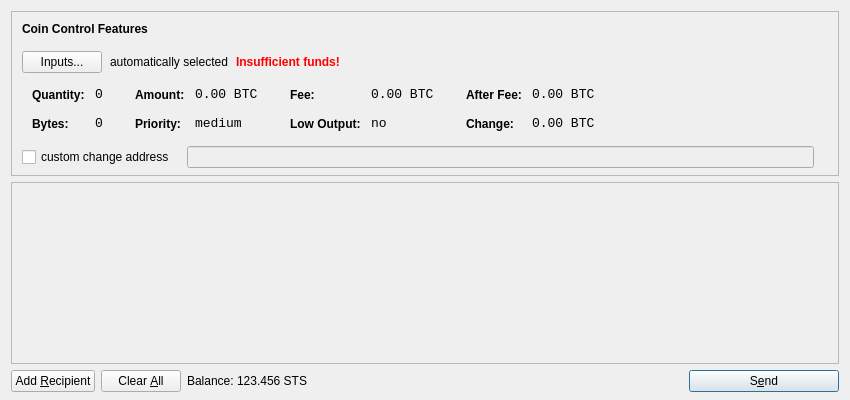
<?xml version="1.0" encoding="UTF-8"?>
<ui version="4.0">
 <class>SendCoinsDialog</class>
 <widget class="QDialog" name="SendCoinsDialog">
  <property name="geometry">
   <rect>
    <x>0</x>
    <y>0</y>
    <width>850</width>
    <height>400</height>
   </rect>
  </property>
  <property name="windowTitle">
   <string>Send Coins</string>
  </property>
  <layout class="QVBoxLayout" name="verticalLayout" stretch="0,1,0">
   <property name="bottomMargin">
    <number>8</number>
   </property>
   <item>
    <widget class="QFrame" name="frameCoinControl">
     <property name="sizePolicy">
      <sizepolicy hsizetype="Expanding" vsizetype="Expanding">
       <horstretch>0</horstretch>
       <verstretch>0</verstretch>
      </sizepolicy>
     </property>
     <property name="maximumSize">
      <size>
       <width>16777215</width>
       <height>16777215</height>
      </size>
     </property>
     <property name="frameShape">
      <enum>QFrame::StyledPanel</enum>
     </property>
     <property name="frameShadow">
      <enum>QFrame::Sunken</enum>
     </property>
     <layout class="QVBoxLayout" name="verticalLayoutCoinControl2">
      <property name="spacing">
       <number>-1</number>
      </property>
      <property name="leftMargin">
       <number>0</number>
      </property>
      <property name="topMargin">
       <number>0</number>
      </property>
      <property name="rightMargin">
       <number>0</number>
      </property>
      <property name="bottomMargin">
       <number>6</number>
      </property>
      <item>
       <layout class="QVBoxLayout" name="verticalLayoutCoinControl" stretch="0,0,0,0,1">
        <property name="spacing">
         <number>0</number>
        </property>
        <property name="leftMargin">
         <number>10</number>
        </property>
        <property name="topMargin">
         <number>10</number>
        </property>
        <item>
         <layout class="QHBoxLayout" name="horizontalLayoutCoinControl1">
          <property name="bottomMargin">
           <number>15</number>
          </property>
          <item>
           <widget class="QLabel" name="labelCoinControlFeatures">
            <property name="sizePolicy">
             <sizepolicy hsizetype="Preferred" vsizetype="Maximum">
              <horstretch>0</horstretch>
              <verstretch>0</verstretch>
             </sizepolicy>
            </property>
            <property name="font">
             <font>
              <weight>75</weight>
              <bold>true</bold>
             </font>
            </property>
            <property name="styleSheet">
             <string notr="true">font-weight:bold;</string>
            </property>
            <property name="text">
             <string>Coin Control Features</string>
            </property>
           </widget>
          </item>
         </layout>
        </item>
        <item>
         <layout class="QHBoxLayout" name="horizontalLayoutCoinControl2" stretch="0,0,0,0">
          <property name="spacing">
           <number>8</number>
          </property>
          <property name="bottomMargin">
           <number>10</number>
          </property>
          <item>
           <widget class="QPushButton" name="pushButtonCoinControl">
            <property name="styleSheet">
             <string notr="true"/>
            </property>
            <property name="text">
             <string>Inputs...</string>
            </property>
           </widget>
          </item>
          <item>
           <widget class="QLabel" name="labelCoinControlAutomaticallySelected">
            <property name="text">
             <string>automatically selected</string>
            </property>
            <property name="margin">
             <number>5</number>
            </property>
           </widget>
          </item>
          <item>
           <widget class="QLabel" name="labelCoinControlInsuffFunds">
            <property name="font">
             <font>
              <weight>75</weight>
              <bold>true</bold>
             </font>
            </property>
            <property name="styleSheet">
             <string notr="true">color:red;font-weight:bold;</string>
            </property>
            <property name="text">
             <string>Insufficient funds!</string>
            </property>
            <property name="margin">
             <number>5</number>
            </property>
           </widget>
          </item>
          <item>
           <spacer name="horizontalSpacerCoinControl">
            <property name="orientation">
             <enum>Qt::Horizontal</enum>
            </property>
            <property name="sizeHint" stdset="0">
             <size>
              <width>40</width>
              <height>1</height>
             </size>
            </property>
           </spacer>
          </item>
         </layout>
        </item>
        <item>
         <widget class="QWidget" name="widgetCoinControl" native="true">
          <property name="sizePolicy">
           <sizepolicy hsizetype="Preferred" vsizetype="Preferred">
            <horstretch>0</horstretch>
            <verstretch>0</verstretch>
           </sizepolicy>
          </property>
          <property name="minimumSize">
           <size>
            <width>0</width>
            <height>0</height>
           </size>
          </property>
          <property name="styleSheet">
           <string notr="true"/>
          </property>
          <layout class="QHBoxLayout" name="horizontalLayoutCoinControl5">
           <property name="margin">
            <number>0</number>
           </property>
           <item>
            <layout class="QHBoxLayout" name="horizontalLayoutCoinControl3" stretch="0,0,0,1">
             <property name="spacing">
              <number>20</number>
             </property>
             <property name="topMargin">
              <number>0</number>
             </property>
             <property name="bottomMargin">
              <number>10</number>
             </property>
             <item>
              <layout class="QFormLayout" name="formLayoutCoinControl1">
               <property name="horizontalSpacing">
                <number>10</number>
               </property>
               <property name="verticalSpacing">
                <number>14</number>
               </property>
               <property name="leftMargin">
                <number>10</number>
               </property>
               <property name="topMargin">
                <number>4</number>
               </property>
               <property name="rightMargin">
                <number>6</number>
               </property>
               <item row="0" column="0">
                <widget class="QLabel" name="labelCoinControlQuantityText">
                 <property name="styleSheet">
                  <string notr="true">font-weight:bold;</string>
                 </property>
                 <property name="text">
                  <string>Quantity:</string>
                 </property>
                 <property name="margin">
                  <number>0</number>
                 </property>
                </widget>
               </item>
               <item row="0" column="1">
                <widget class="QLabel" name="labelCoinControlQuantity">
                 <property name="font">
                  <font>
                   <family>Monospace</family>
                   <pointsize>10</pointsize>
                  </font>
                 </property>
                 <property name="cursor">
                  <cursorShape>IBeamCursor</cursorShape>
                 </property>
                 <property name="contextMenuPolicy">
                  <enum>Qt::ActionsContextMenu</enum>
                 </property>
                 <property name="text">
                  <string notr="true">0</string>
                 </property>
                 <property name="margin">
                  <number>0</number>
                 </property>
                 <property name="textInteractionFlags">
                  <set>Qt::LinksAccessibleByMouse|Qt::TextSelectableByKeyboard|Qt::TextSelectableByMouse</set>
                 </property>
                </widget>
               </item>
               <item row="1" column="0">
                <widget class="QLabel" name="labelCoinControlBytesText">
                 <property name="styleSheet">
                  <string notr="true">font-weight:bold;</string>
                 </property>
                 <property name="text">
                  <string>Bytes:</string>
                 </property>
                </widget>
               </item>
               <item row="1" column="1">
                <widget class="QLabel" name="labelCoinControlBytes">
                 <property name="font">
                  <font>
                   <family>Monospace</family>
                   <pointsize>10</pointsize>
                  </font>
                 </property>
                 <property name="cursor">
                  <cursorShape>IBeamCursor</cursorShape>
                 </property>
                 <property name="contextMenuPolicy">
                  <enum>Qt::ActionsContextMenu</enum>
                 </property>
                 <property name="text">
                  <string notr="true">0</string>
                 </property>
                 <property name="textInteractionFlags">
                  <set>Qt::LinksAccessibleByMouse|Qt::TextSelectableByKeyboard|Qt::TextSelectableByMouse</set>
                 </property>
                </widget>
               </item>
              </layout>
             </item>
             <item>
              <layout class="QFormLayout" name="formLayoutCoinControl2">
               <property name="horizontalSpacing">
                <number>10</number>
               </property>
               <property name="verticalSpacing">
                <number>14</number>
               </property>
               <property name="leftMargin">
                <number>6</number>
               </property>
               <property name="topMargin">
                <number>4</number>
               </property>
               <property name="rightMargin">
                <number>6</number>
               </property>
               <item row="0" column="0">
                <widget class="QLabel" name="labelCoinControlAmountText">
                 <property name="styleSheet">
                  <string notr="true">font-weight:bold;</string>
                 </property>
                 <property name="text">
                  <string>Amount:</string>
                 </property>
                 <property name="margin">
                  <number>0</number>
                 </property>
                </widget>
               </item>
               <item row="0" column="1">
                <widget class="QLabel" name="labelCoinControlAmount">
                 <property name="font">
                  <font>
                   <family>Monospace</family>
                   <pointsize>10</pointsize>
                  </font>
                 </property>
                 <property name="cursor">
                  <cursorShape>IBeamCursor</cursorShape>
                 </property>
                 <property name="contextMenuPolicy">
                  <enum>Qt::ActionsContextMenu</enum>
                 </property>
                 <property name="text">
                  <string notr="true">0.00 BTC</string>
                 </property>
                 <property name="textInteractionFlags">
                  <set>Qt::LinksAccessibleByMouse|Qt::TextSelectableByKeyboard|Qt::TextSelectableByMouse</set>
                 </property>
                </widget>
               </item>
               <item row="1" column="0">
                <widget class="QLabel" name="labelCoinControlPriorityText">
                 <property name="styleSheet">
                  <string notr="true">font-weight:bold;</string>
                 </property>
                 <property name="text">
                  <string>Priority:</string>
                 </property>
                </widget>
               </item>
               <item row="1" column="1">
                <widget class="QLabel" name="labelCoinControlPriority">
                 <property name="font">
                  <font>
                   <family>Monospace</family>
                   <pointsize>10</pointsize>
                  </font>
                 </property>
                 <property name="cursor">
                  <cursorShape>IBeamCursor</cursorShape>
                 </property>
                 <property name="contextMenuPolicy">
                  <enum>Qt::ActionsContextMenu</enum>
                 </property>
                 <property name="text">
                  <string>medium</string>
                 </property>
                 <property name="textInteractionFlags">
                  <set>Qt::LinksAccessibleByMouse|Qt::TextSelectableByKeyboard|Qt::TextSelectableByMouse</set>
                 </property>
                </widget>
               </item>
              </layout>
             </item>
             <item>
              <layout class="QFormLayout" name="formLayoutCoinControl3">
               <property name="horizontalSpacing">
                <number>10</number>
               </property>
               <property name="verticalSpacing">
                <number>14</number>
               </property>
               <property name="leftMargin">
                <number>6</number>
               </property>
               <property name="topMargin">
                <number>4</number>
               </property>
               <property name="rightMargin">
                <number>6</number>
               </property>
               <item row="0" column="0">
                <widget class="QLabel" name="labelCoinControlFeeText">
                 <property name="styleSheet">
                  <string notr="true">font-weight:bold;</string>
                 </property>
                 <property name="text">
                  <string>Fee:</string>
                 </property>
                 <property name="margin">
                  <number>0</number>
                 </property>
                </widget>
               </item>
               <item row="0" column="1">
                <widget class="QLabel" name="labelCoinControlFee">
                 <property name="font">
                  <font>
                   <family>Monospace</family>
                   <pointsize>10</pointsize>
                  </font>
                 </property>
                 <property name="cursor">
                  <cursorShape>IBeamCursor</cursorShape>
                 </property>
                 <property name="contextMenuPolicy">
                  <enum>Qt::ActionsContextMenu</enum>
                 </property>
                 <property name="text">
                  <string notr="true">0.00 BTC</string>
                 </property>
                 <property name="textInteractionFlags">
                  <set>Qt::LinksAccessibleByMouse|Qt::TextSelectableByKeyboard|Qt::TextSelectableByMouse</set>
                 </property>
                </widget>
               </item>
               <item row="1" column="0">
                <widget class="QLabel" name="labelCoinControlLowOutputText">
                 <property name="styleSheet">
                  <string notr="true">font-weight:bold;</string>
                 </property>
                 <property name="text">
                  <string>Low Output:</string>
                 </property>
                </widget>
               </item>
               <item row="1" column="1">
                <widget class="QLabel" name="labelCoinControlLowOutput">
                 <property name="font">
                  <font>
                   <family>Monospace</family>
                   <pointsize>10</pointsize>
                  </font>
                 </property>
                 <property name="cursor">
                  <cursorShape>IBeamCursor</cursorShape>
                 </property>
                 <property name="contextMenuPolicy">
                  <enum>Qt::ActionsContextMenu</enum>
                 </property>
                 <property name="text">
                  <string>no</string>
                 </property>
                 <property name="textInteractionFlags">
                  <set>Qt::LinksAccessibleByMouse|Qt::TextSelectableByKeyboard|Qt::TextSelectableByMouse</set>
                 </property>
                </widget>
               </item>
              </layout>
             </item>
             <item>
              <layout class="QFormLayout" name="formLayoutCoinControl4">
               <property name="horizontalSpacing">
                <number>10</number>
               </property>
               <property name="verticalSpacing">
                <number>14</number>
               </property>
               <property name="leftMargin">
                <number>6</number>
               </property>
               <property name="topMargin">
                <number>4</number>
               </property>
               <property name="rightMargin">
                <number>6</number>
               </property>
               <item row="0" column="0">
                <widget class="QLabel" name="labelCoinControlAfterFeeText">
                 <property name="styleSheet">
                  <string notr="true">font-weight:bold;</string>
                 </property>
                 <property name="text">
                  <string>After Fee:</string>
                 </property>
                 <property name="margin">
                  <number>0</number>
                 </property>
                </widget>
               </item>
               <item row="0" column="1">
                <widget class="QLabel" name="labelCoinControlAfterFee">
                 <property name="font">
                  <font>
                   <family>Monospace</family>
                   <pointsize>10</pointsize>
                  </font>
                 </property>
                 <property name="cursor">
                  <cursorShape>IBeamCursor</cursorShape>
                 </property>
                 <property name="contextMenuPolicy">
                  <enum>Qt::ActionsContextMenu</enum>
                 </property>
                 <property name="text">
                  <string notr="true">0.00 BTC</string>
                 </property>
                 <property name="textInteractionFlags">
                  <set>Qt::LinksAccessibleByMouse|Qt::TextSelectableByKeyboard|Qt::TextSelectableByMouse</set>
                 </property>
                </widget>
               </item>
               <item row="1" column="0">
                <widget class="QLabel" name="labelCoinControlChangeText">
                 <property name="styleSheet">
                  <string notr="true">font-weight:bold;</string>
                 </property>
                 <property name="text">
                  <string>Change:</string>
                 </property>
                </widget>
               </item>
               <item row="1" column="1">
                <widget class="QLabel" name="labelCoinControlChange">
                 <property name="font">
                  <font>
                   <family>Monospace</family>
                   <pointsize>10</pointsize>
                  </font>
                 </property>
                 <property name="cursor">
                  <cursorShape>IBeamCursor</cursorShape>
                 </property>
                 <property name="contextMenuPolicy">
                  <enum>Qt::ActionsContextMenu</enum>
                 </property>
                 <property name="text">
                  <string notr="true">0.00 BTC</string>
                 </property>
                 <property name="textInteractionFlags">
                  <set>Qt::LinksAccessibleByMouse|Qt::TextSelectableByKeyboard|Qt::TextSelectableByMouse</set>
                 </property>
                </widget>
               </item>
              </layout>
             </item>
            </layout>
           </item>
          </layout>
         </widget>
        </item>
        <item>
         <layout class="QHBoxLayout" name="horizontalLayoutCoinControl4" stretch="0,0,0">
          <property name="spacing">
           <number>12</number>
          </property>
          <property name="sizeConstraint">
           <enum>QLayout::SetDefaultConstraint</enum>
          </property>
          <property name="topMargin">
           <number>5</number>
          </property>
          <property name="rightMargin">
           <number>5</number>
          </property>
          <item>
           <widget class="QCheckBox" name="checkBoxCoinControlChange">
            <property name="text">
             <string>custom change address</string>
            </property>
           </widget>
          </item>
          <item>
           <widget class="QLineEdit" name="lineEditCoinControlChange">
            <property name="enabled">
             <bool>false</bool>
            </property>
            <property name="sizePolicy">
             <sizepolicy hsizetype="Expanding" vsizetype="Fixed">
              <horstretch>0</horstretch>
              <verstretch>0</verstretch>
             </sizepolicy>
            </property>
           </widget>
          </item>
          <item>
           <widget class="QLabel" name="labelCoinControlChangeLabel">
            <property name="sizePolicy">
             <sizepolicy hsizetype="Preferred" vsizetype="Expanding">
              <horstretch>0</horstretch>
              <verstretch>0</verstretch>
             </sizepolicy>
            </property>
            <property name="minimumSize">
             <size>
              <width>0</width>
              <height>0</height>
             </size>
            </property>
            <property name="text">
             <string/>
            </property>
            <property name="margin">
             <number>3</number>
            </property>
           </widget>
          </item>
         </layout>
        </item>
        <item>
         <spacer name="verticalSpacerCoinControl">
          <property name="orientation">
           <enum>Qt::Vertical</enum>
          </property>
          <property name="sizeHint" stdset="0">
           <size>
            <width>800</width>
            <height>1</height>
           </size>
          </property>
         </spacer>
        </item>
       </layout>
      </item>
     </layout>
    </widget>
   </item>
   <item>
    <widget class="QScrollArea" name="scrollArea">
     <property name="widgetResizable">
      <bool>true</bool>
     </property>
     <widget class="QWidget" name="scrollAreaWidgetContents">
      <property name="geometry">
       <rect>
        <x>0</x>
        <y>0</y>
        <width>830</width>
        <height>165</height>
       </rect>
      </property>
      <layout class="QVBoxLayout" name="verticalLayout_2">
       <property name="margin">
        <number>0</number>
       </property>
       <item>
        <layout class="QVBoxLayout" name="entries">
         <property name="spacing">
          <number>6</number>
         </property>
        </layout>
       </item>
       <item>
        <spacer name="verticalSpacer">
         <property name="orientation">
          <enum>Qt::Vertical</enum>
         </property>
         <property name="sizeHint" stdset="0">
          <size>
           <width>20</width>
           <height>40</height>
          </size>
         </property>
        </spacer>
       </item>
      </layout>
     </widget>
    </widget>
   </item>
   <item>
    <layout class="QHBoxLayout" name="horizontalLayout">
     <item>
      <widget class="QPushButton" name="addButton">
       <property name="toolTip">
        <string>Send to multiple recipients at once</string>
       </property>
       <property name="text">
        <string>Add &amp;Recipient</string>
       </property>
       <property name="icon">
        <iconset resource="../bitcoin.qrc">
         <normaloff>:/icons/add</normaloff>:/icons/add</iconset>
       </property>
       <property name="autoDefault">
        <bool>false</bool>
       </property>
      </widget>
     </item>
     <item>
      <widget class="QPushButton" name="clearButton">
       <property name="sizePolicy">
        <sizepolicy hsizetype="Minimum" vsizetype="Fixed">
         <horstretch>0</horstretch>
         <verstretch>0</verstretch>
        </sizepolicy>
       </property>
       <property name="toolTip">
        <string>Remove all transaction fields</string>
       </property>
       <property name="text">
        <string>Clear &amp;All</string>
       </property>
       <property name="icon">
        <iconset resource="../bitcoin.qrc">
         <normaloff>:/icons/remove</normaloff>:/icons/remove</iconset>
       </property>
       <property name="autoRepeatDelay">
        <number>300</number>
       </property>
       <property name="autoDefault">
        <bool>false</bool>
       </property>
      </widget>
     </item>
     <item>
      <layout class="QHBoxLayout" name="horizontalLayout_2">
       <property name="spacing">
        <number>3</number>
       </property>
       <item>
        <widget class="QLabel" name="label">
         <property name="text">
          <string>Balance:</string>
         </property>
        </widget>
       </item>
       <item>
        <widget class="QLabel" name="labelBalance">
         <property name="cursor">
          <cursorShape>IBeamCursor</cursorShape>
         </property>
         <property name="text">
          <string>123.456 STS</string>
         </property>
         <property name="textInteractionFlags">
          <set>Qt::LinksAccessibleByMouse|Qt::TextSelectableByKeyboard|Qt::TextSelectableByMouse</set>
         </property>
        </widget>
       </item>
      </layout>
     </item>
     <item>
      <spacer name="horizontalSpacer">
       <property name="orientation">
        <enum>Qt::Horizontal</enum>
       </property>
       <property name="sizeHint" stdset="0">
        <size>
         <width>40</width>
         <height>20</height>
        </size>
       </property>
      </spacer>
     </item>
     <item>
      <widget class="QPushButton" name="sendButton">
       <property name="minimumSize">
        <size>
         <width>150</width>
         <height>0</height>
        </size>
       </property>
       <property name="toolTip">
        <string>Confirm the send action</string>
       </property>
       <property name="text">
        <string>S&amp;end</string>
       </property>
       <property name="icon">
        <iconset resource="../bitcoin.qrc">
         <normaloff>:/icons/send</normaloff>:/icons/send</iconset>
       </property>
       <property name="default">
        <bool>true</bool>
       </property>
      </widget>
     </item>
    </layout>
   </item>
  </layout>
 </widget>
 <resources>
  <include location="../bitcoin.qrc"/>
 </resources>
 <connections/>
</ui>
